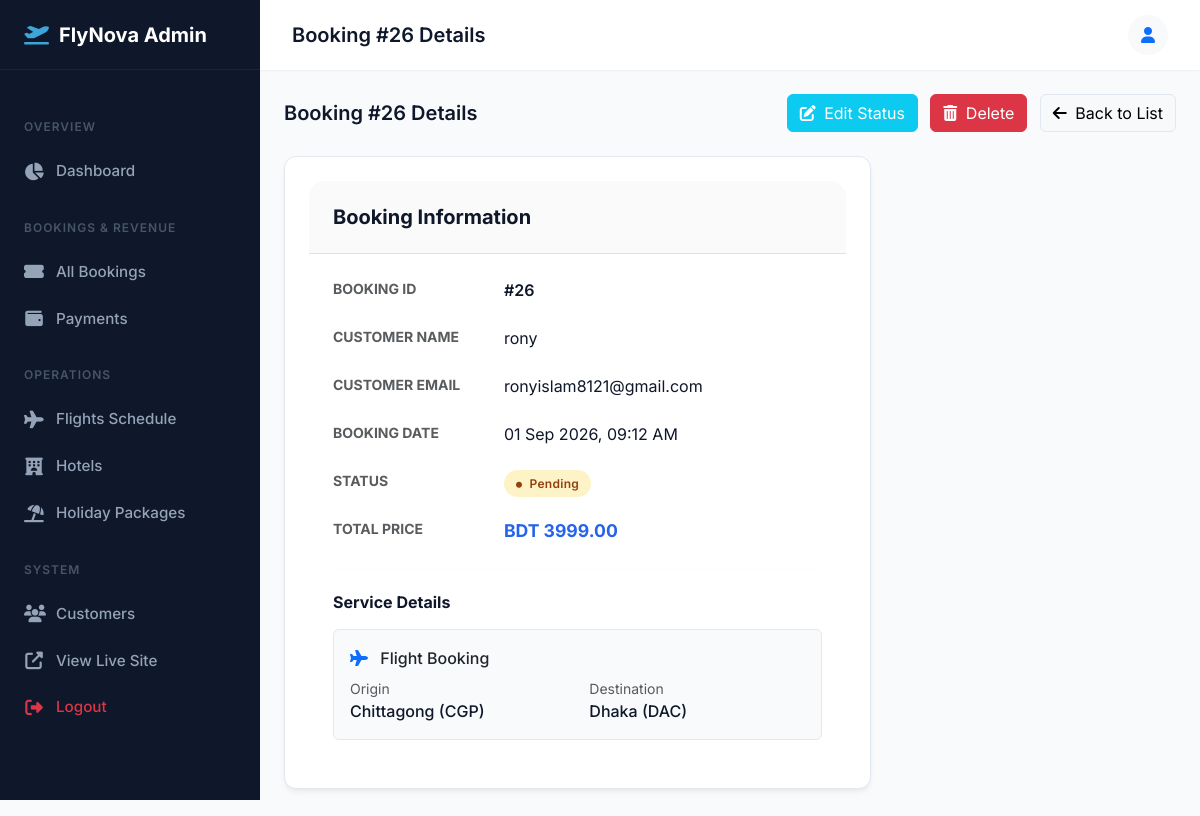
Page /dashboard/bookings/26/ (signed in) on the committed database.
### bookings/models.py (models this page shows, shortened)
class Booking(models.Model):
    STATUS_CHOICES = (
        ('PENDING', 'Pending'),
        ('CONFIRMED', 'Confirmed'),
        ('CANCELLED', 'Cancelled'),
    )
    user = models.ForeignKey(settings.AUTH_USER_MODEL, on_delete=models.CASCADE, related_name='bookings')
    flight = models.ForeignKey('flights.Flight', on_delete=models.CASCADE, null=True, blank=True, related_name='bookings')
    room = models.ForeignKey('hotels.Room', on_delete=models.CASCADE, null=True, blank=True, related_name='bookings')
    package = models.ForeignKey('packages.Package', on_delete=models.CASCADE, null=True, blank=True, related_name='bookings')
    booking_date = models.DateTimeField(auto_now_add=True)
    status = models.CharField(max_length=20, choices=STATUS_CHOICES, default='PENDING')
    total_price = models.DecimalField(max_digits=10, decimal_places=2)

### accounts/models.py (models this page shows, shortened)
class CustomUser(AbstractUser):
    email = models.EmailField(unique=True)
    phone_number = models.CharField(max_length=15, blank=True, null=True)
    USERNAME_FIELD = 'email'
    REQUIRED_FIELDS = ['username']

### flights/models.py (models this page shows, shortened)
class Flight(models.Model):
    airline = models.ForeignKey(Airline, on_delete=models.CASCADE)
    flight_number = models.CharField(max_length=10)
    origin = models.ForeignKey(Airport, on_delete=models.CASCADE, related_name='departures')
    destination = models.ForeignKey(Airport, on_delete=models.CASCADE, related_name='arrivals')
    departure_time = models.DateTimeField()
    arrival_time = models.DateTimeField()
    price = models.DecimalField(max_digits=10, decimal_places=2)

class Airport(models.Model):
    code = models.CharField(max_length=3, unique=True)
    name = models.CharField(max_length=100)
    city = models.CharField(max_length=100)
    country = models.CharField(max_length=100)

### dashboard/views.py (the view)
# urls.py: path('bookings/<int:pk>/', views.BookingDetailView.as_view(), name='booking_detail'),
@method_decorator(staff_member_required, name='dispatch')
class BookingDetailView(DetailView):
    model = Booking
    template_name = 'dashboard/booking_detail.html'
    context_object_name = 'booking'
    def get_context_data(self, **kwargs):
        context = super().get_context_data(**kwargs)
        context['title'] = f'Booking #{self.object.id} Details'
        return context

### dashboard/templates/dashboard/booking_detail.html (shortened to what this page needs)
{% extends 'dashboard/base_admin.html' %}
{% block content %}
<div class="d-flex justify-content-between align-items-center mb-4">
    <h1 class="page-title">{{ title }}</h1>
    <div>
        <a href="{% url 'dashboard:booking_update' booking.pk %}" class="btn btn-info text-white me-2">
            <i class="fas fa-edit me-1"></i> Edit Status
        </a>
        <a href="{% url 'dashboard:booking_delete' booking.pk %}" class="btn btn-danger me-2">
            <i class="fas fa-trash-alt me-1"></i> Delete
        </a>
        <a href="{% url 'dashboard:booking_list' %}" class="btn btn-light" style="border: 1px solid #E2E8F0;">
            <i class="fas fa-arrow-left me-1"></i> Back to List
        </a>
    </div>
</div>
<div class="row">
    <div class="col-md-8">
        <div class="premium-card mb-4">
            <div class="p-4 border-bottom" style="border-color: #F8FAFC; background-color: #FAFAFA; border-radius: 16px 16px 0 0;">
                <h5 class="m-0 fw-bold" style="color: var(--text-main);">Booking Information</h5>
            </div>
            <div class="p-4">
                <div class="row mb-4">
                    <div class="col-sm-4 text-muted small text-uppercase fw-bold">Booking ID</div>
                    <div class="col-sm-8 fw-semibold">#{{ booking.id }}</div>
                </div>
                <div class="row mb-4">
                    <div class="col-sm-4 text-muted small text-uppercase fw-bold">Customer Name</div>
                    <div class="col-sm-8">{{ booking.user.get_full_name|default:booking.user.username }}</div>
                </div>
                <div class="row mb-4">
                    <div class="col-sm-4 text-muted small text-uppercase fw-bold">Customer Email</div>
                    <div class="col-sm-8">{{ booking.user.email }}</div>
                </div>
                <div class="row mb-4">
                    <div class="col-sm-4 text-muted small text-uppercase fw-bold">Booking Date</div>
                    <div class="col-sm-8">{{ booking.booking_date|date:"d M Y, h:i A" }}</div>
                </div>
                <div class="row mb-4">
                    <div class="col-sm-4 text-muted small text-uppercase fw-bold">Status</div>
                    <div class="col-sm-8">
                        {% if booking.status == 'CONFIRMED' %}
                            <span class="badge-premium badge-success"><i class="fas fa-circle me-1" style="font-size: 6px; vertical-align: middle;"></i> Confirmed</span>
                        {% elif booking.status == 'PENDING' %}
                            <span class="badge-premium badge-warning"><i class="fas fa-circle me-1" style="font-size: 6px; vertical-align: middle;"></i> Pending</span>
                        {% elif booking.status == 'CANCELLED' %}
                            <span class="badge-premium badge-danger"><i class="fas fa-circle me-1" style="font-size: 6px; vertical-align: middle;"></i> Cancelled</span>
                        {% else %}
                            <span class="badge-premium bg-secondary text-white">{{ booking.status }}</span>
                        {% endif %}
                    </div>
                </div>
                <div class="row mb-4">
                    <div class="col-sm-4 text-muted small text-uppercase fw-bold">Total Price</div>
                    <div class="col-sm-8 fw-bold" style="font-size: 1.1rem; color: #2563EB;">BDT {{ booking.total_price }}</div>
                </div>
                <hr style="border-color: #F1F5F9;" class="my-4">
                <h6 class="fw-bold mb-3" style="color: var(--text-main);">Service Details</h6>
                {% if booking.flight %}
                    <div class="p-3 rounded" style="background-color: #F8FAFC; border: 1px solid #E2E8F0;">
                        <div class="fw-medium text-dark mb-2"><i class="fas fa-plane text-primary me-2"></i> Flight Booking</div>
                        <div class="row">
                            <div class="col-6">
                                <small class="text-muted d-block">Origin</small>
                                <span class="fw-medium">{{ booking.flight.origin.city }} ({{ booking.flight.origin.code }})</span>
                            </div>
                            <div class="col-6">
                                <small class="text-muted d-block">Destination</small>
                                <span class="fw-medium">{{ booking.flight.destination.city }} ({{ booking.flight.destination.code }})</span>
                            </div>
                        </div>
                    </div>
                {% endif %}
            </div>
        </div>
    </div>
</div>
{% endblock %}

### static/css/admin_premium.css (style rules this page uses)
:root { --surface-bg: #F8FAFC; --surface-card: #FFFFFF; --sidebar-bg: #0F172A; --sidebar-text: #94A3B8; --sidebar-text-hover: #FFFFFF; --sidebar-active-bg: #1E293B; --primary: #2563EB; --primary-hover: #1D4ED8; --text-main: #0F172A; --text-muted: #64748B; --success-bg: #D1FAE5; --success-text: #065F46; --warning-bg: #FEF3C7; --warning-text: #92400E; --danger-bg: #FEE2E2; --danger-text: #991B1B; --sidebar-width: 260px; --topbar-height: 70px; }
body { font-family: 'Inter', 'Poppins', sans-serif; background-color: var(--surface-bg); color: var(--text-main); overflow-x: hidden; }
h1, h2, h3, h4, h5, h6 { font-weight: 600; color: var(--text-main); }
.page-title { margin: 0; font-size: 1.25rem; font-weight: 600; }
.premium-card { background-color: var(--surface-card); border-radius: 12px; box-shadow: 0 4px 6px -1px rgba(0, 0, 0, 0.05), 0 2px 4px -1px rgba(0, 0, 0, 0.03); border: 1px solid #E2E8F0; padding: 24px; margin-bottom: 24px; transition: transform 0.2s ease, box-shadow 0.2s ease; }
.badge-premium { padding: 6px 12px; border-radius: 9999px; font-size: 0.75rem; font-weight: 600; letter-spacing: 0.025em; }
.badge-warning { background-color: var(--warning-bg); color: var(--warning-text); }

### rows in the picture
Booking: id "26", user.get_full_name "rony", user.email "ronyislam8121@gmail.com", booking_date "01 Sep 2026, 09:12 AM", total_price "3999.00", flight.origin.city "Chittagong", flight.origin.code "CGP", flight.destination.city "Dhaka", flight.destination.code "DAC"

### other values in the picture
{{ title }} "Booking #26 Details"
